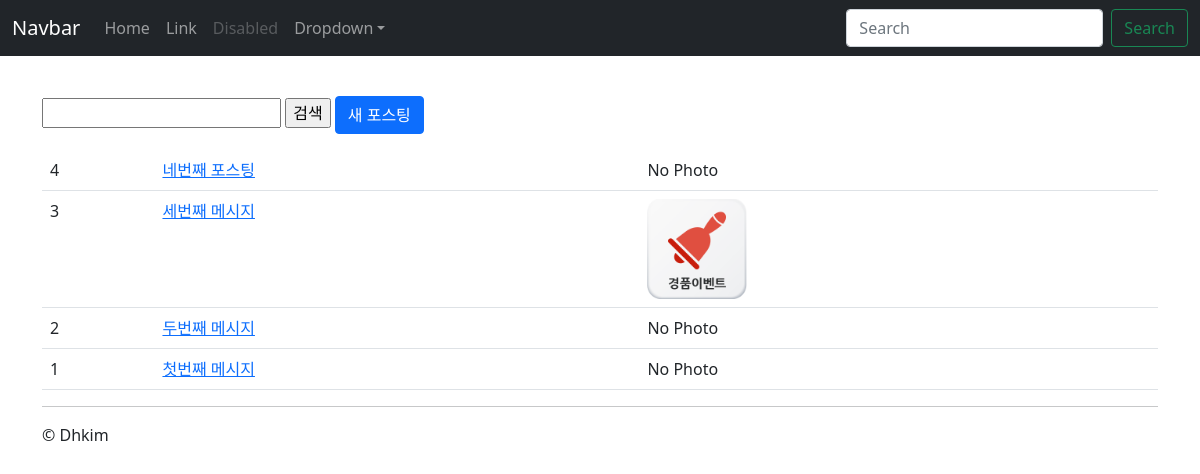
Page /instagram/ (signed in) on the earlier database version.
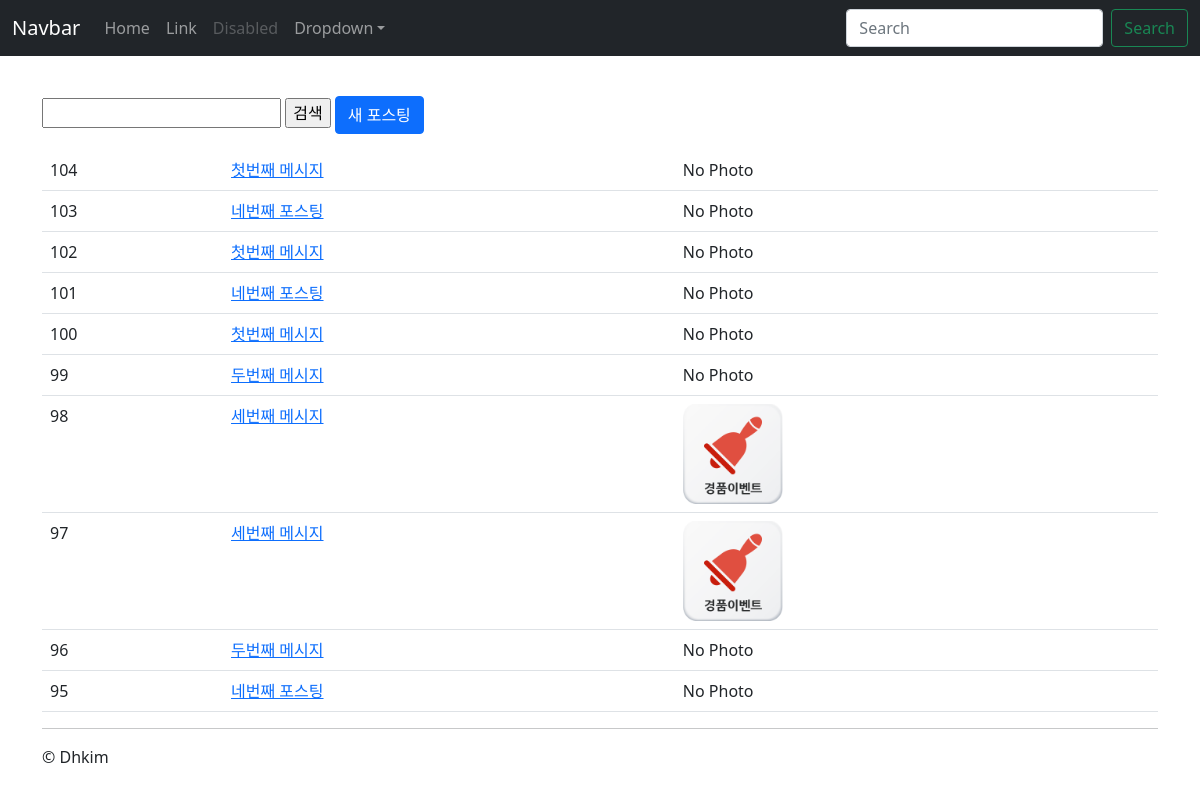
Same page on the later database version.
### instagram/models.py (models this page shows, shortened)
class Post(models.Model):
    author = models.ForeignKey(settings.AUTH_USER_MODEL, on_delete=models.CASCADE)
    message = models.TextField(
        validators=[MinLengthValidator(10)]
    )
    photo = models.ImageField(blank=True, upload_to='instagram/post/%Y/%m/%d') # UseFillow # upload_to
    tag_set = models.ManyToManyField("Tag" , blank=True)
    is_public = models.BooleanField(default=False, verbose_name='공개여부')
    created_at = models.DateField(auto_now_add=True)
    updated_at = models.DateField(auto_now=True)
    def get_absolute_url(self):
        return reverse("instagram:post_detail", kwargs={"pk": self.pk})
    class Meta:
        ordering = ['-id']

### instagram/views.py (the view)
class PostListView(LoginRequiredMixin,ListView):
    model=Post
    paginate_by=10

### instagram/templates/instagram/post_list.html (shortened to what this page needs)
{% extends 'instagram/layout.html' %}
{% load bootstrap4 %}
{% block content %}
    <from action="" method="get">
        <input type="text" name="q" value="{{ q }}"/>
        <input type="submit" value="검색" />
    </from>
    <a href="{% url 'instagram:post_new' %}" class='btn btn-primary btn-block mt-3 mb-3'>새 포스팅</a>
    <table class="table table-borderd table-hover">
        <tbody>
            {% for post in post_list %}
                <tr>
                    <td>
                        {{ post.pk }}
                    </td>
                    <td>
                        <a href="{{ post.get_absolute_url }}">
                            {{ post.message }}
                        </a>
                    </td>
                    <td>
                        {% if post.photo %}
                            <img src="{{ post.photo.url }}" style="width: 100px"; />
                        {% else %}
                            No Photo
                        {% endif %}
                    </td>
                </tr>
            {% endfor %}
        </tbody>
    </table>
{% endblock content %}

Differences in the rows shown:
no longer on this page (row unchanged): Post: pk "4", message "네번째 포스팅", photo "No Photo"
no longer on this page (row unchanged): Post: pk "3", message "세번째 메시지", photo (picture)
no longer on this page (row unchanged): Post: pk "2", message "두번째 메시지", photo "No Photo"
no longer on this page (row unchanged): Post: pk "1", message "첫번째 메시지", photo "No Photo"
added Post: pk "104", message "첫번째 메시지", photo "No Photo"
added Post: pk "103", message "네번째 포스팅", photo "No Photo"
added Post: pk "102", message "첫번째 메시지", photo "No Photo"
added Post: pk "101", message "네번째 포스팅", photo "No Photo"
added Post: pk "100", message "첫번째 메시지", photo "No Photo"
added Post: pk "99", message "두번째 메시지", photo "No Photo"
added Post: pk "98", message "세번째 메시지", photo (picture)
added Post: pk "97", message "세번째 메시지", photo (picture)
added Post: pk "96", message "두번째 메시지", photo "No Photo"
added Post: pk "95", message "네번째 포스팅", photo "No Photo"
